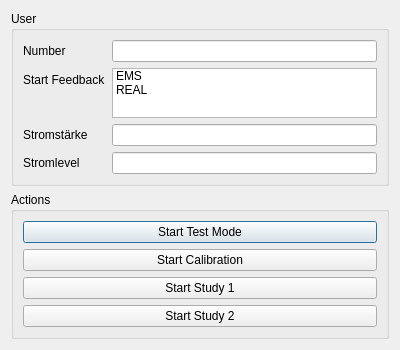
<?xml version="1.0" encoding="UTF-8"?>
<ui version="4.0">
 <class>MainDialog</class>
 <widget class="QDialog" name="MainDialog">
  <property name="geometry">
   <rect>
    <x>0</x>
    <y>0</y>
    <width>400</width>
    <height>328</height>
   </rect>
  </property>
  <property name="windowTitle">
   <string>Dialog</string>
  </property>
  <layout class="QVBoxLayout" name="verticalLayout">
   <item>
    <widget class="QGroupBox" name="groupBox_2">
     <property name="title">
      <string>User</string>
     </property>
     <layout class="QFormLayout" name="formLayout">
      <item row="0" column="0">
       <widget class="QLabel" name="label">
        <property name="text">
         <string>Number</string>
        </property>
       </widget>
      </item>
      <item row="0" column="1">
       <widget class="QLineEdit" name="lineEdit">
        <property name="text">
         <string/>
        </property>
       </widget>
      </item>
      <item row="1" column="0">
       <widget class="QLabel" name="label_2">
        <property name="text">
         <string>Start Feedback</string>
        </property>
       </widget>
      </item>
      <item row="1" column="1">
       <widget class="QListWidget" name="listWidget">
        <property name="maximumSize">
         <size>
          <width>16777215</width>
          <height>50</height>
         </size>
        </property>
        <item>
         <property name="text">
          <string>EMS</string>
         </property>
        </item>
        <item>
         <property name="text">
          <string>REAL</string>
         </property>
        </item>
       </widget>
      </item>
      <item row="2" column="1">
       <widget class="QLineEdit" name="lineEdit_2"/>
      </item>
      <item row="2" column="0">
       <widget class="QLabel" name="label_3">
        <property name="text">
         <string>Stromstärke</string>
        </property>
       </widget>
      </item>
      <item row="3" column="0">
       <widget class="QLabel" name="label_4">
        <property name="text">
         <string>Stromlevel</string>
        </property>
       </widget>
      </item>
      <item row="3" column="1">
       <widget class="QLineEdit" name="lineEdit_3"/>
      </item>
     </layout>
    </widget>
   </item>
   <item>
    <widget class="QGroupBox" name="groupBox">
     <property name="title">
      <string>Actions</string>
     </property>
     <layout class="QVBoxLayout" name="verticalLayout_2">
      <item>
       <widget class="QPushButton" name="buttonTest">
        <property name="text">
         <string>Start Test Mode</string>
        </property>
       </widget>
      </item>
      <item>
       <widget class="QPushButton" name="buttonCalibrate">
        <property name="text">
         <string>Start Calibration</string>
        </property>
       </widget>
      </item>
      <item>
       <widget class="QPushButton" name="buttonStudy2">
        <property name="text">
         <string>Start Study 1</string>
        </property>
       </widget>
      </item>
      <item>
       <widget class="QPushButton" name="buttonStudy1">
        <property name="enabled">
         <bool>true</bool>
        </property>
        <property name="text">
         <string>Start Study 2</string>
        </property>
       </widget>
      </item>
     </layout>
    </widget>
   </item>
  </layout>
 </widget>
 <resources/>
 <connections/>
</ui>
